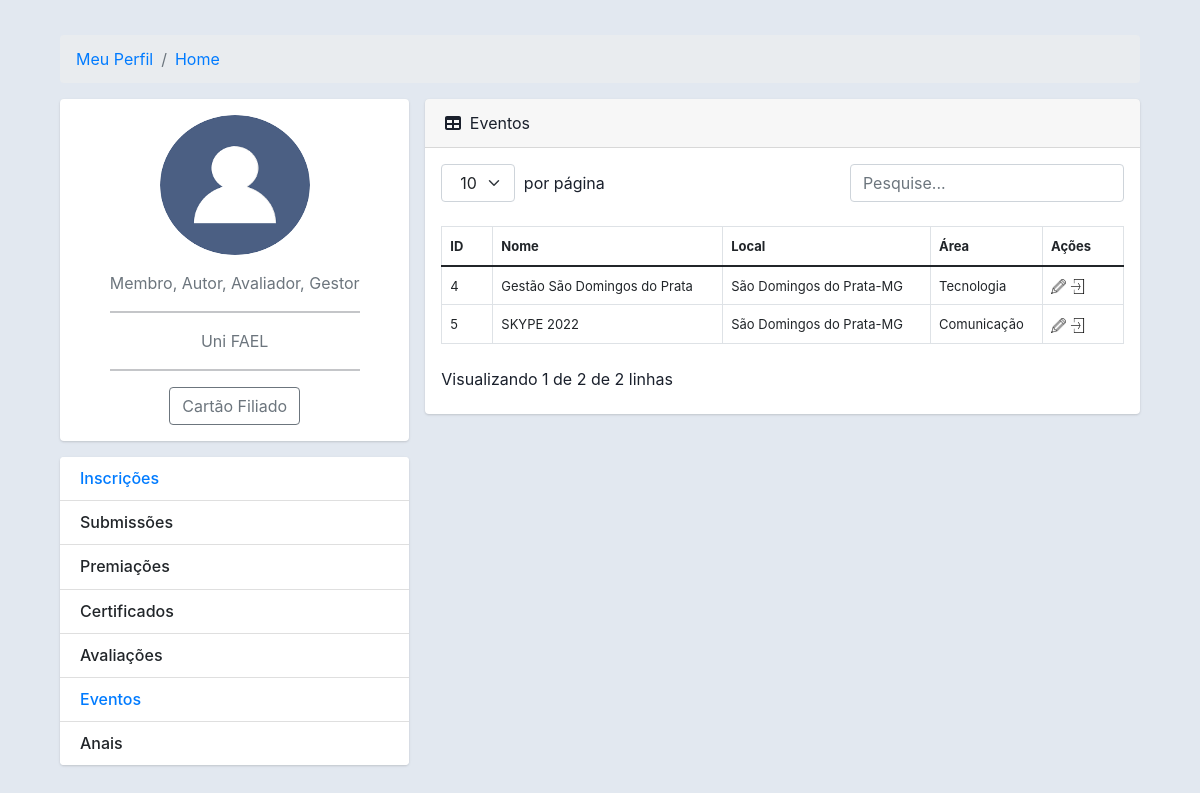
/gerenciarevento/ (signed in), run on an earlier commit of the app's database.
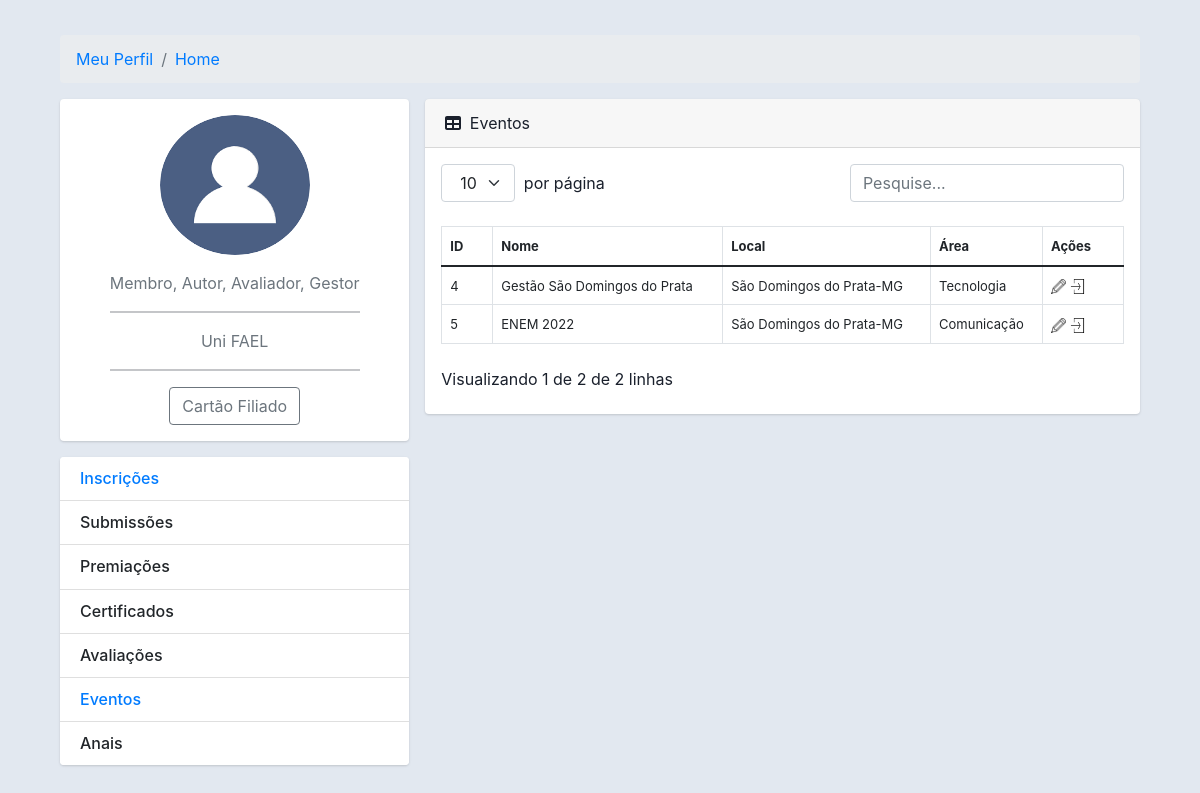
And on a later commit of the database.
### core/models.py (models this page shows)
class Evento(models.Model):
    nome = models.CharField(max_length=150)
    cidade = models.CharField(max_length=150)
    estado = models.CharField(max_length=5)
    data_evento = models.DateTimeField()
    modalidade = models.CharField(max_length=150)
    status = models.CharField(max_length=30)
    data_criacao = models.DateTimeField(auto_now=True)
    logo = models.FileField(upload_to='')
    def get_data_evento(self):
        return self.data_evento.strftime('%d/%m/%Y às %H:%M')

### core/views.py (the view)
# urls.py: path('gerenciarevento/', views.gerenciarevento),
def gerenciarevento(request):
    id = request.GET.get('id')
    meuid = User.objects.filter(username=request.user)
    for m in meuid:
        mid = m.id
    usuarios = Usuariocd.objects.filter(id_usuario=mid)
    eventos = Evento.objects.filter(status='andamento')
    total_eventos = Evento.objects.all().aggregate(sum_total=Count('id'))
    total_eventos_andamento = Evento.objects.filter(status='andamento').aggregate(sum_total=Count('id'))
    total_eventos_finalizado = Evento.objects.filter(status='finalizado').aggregate(sum_total=Count('id'))
    dados = {'usuarios': usuarios,
             'id': id,
             'eventos': eventos,
             'total_eventos': total_eventos,
             'total_eventos_andamento': total_eventos_andamento,
             'total_eventos_finalizado': total_eventos_finalizado,
             }
    return render(request,'gerenciarevento.html', dados)

### templates/gerenciarevento.html (shortened to what this page needs)
{% load static %}
<!DOCTYPE html>
<html lang="pt-br">
<head>
    <link href={% static "css/styles.css" %} rel="stylesheet" />
    <link href="https://cdn.jsdelivr.net/npm/simple-datatables@latest/dist/style.css" rel="stylesheet" />
    <link href={% static "css/styles.css" %} rel="stylesheet" />
    {% include 'header.html' %}
</head>
<body>
{% include 'capa.html' %}
  <div class="col-md-8">
       <div class="card mb-4 ">
                    <div class="card-header">
                                <i class="fas fa-table me-1"></i>
                                Eventos
                            </div>
                            <div class="card-body ">
                                <table class="table " id="datatablesSimple">
                                    <thead>
                                        <tr>
                                             <th><font size="2px">ID</font></th>
                                            <th><font size="2px">Nome</font></th>
                                            <th><font size="2px">Local</font></th>
                                            <th><font size="2px">Área</font></th>
                                            <th><font size="2px">Ações</font></th>
                                        </tr>
                                    </thead>
                                    <tbody>
                                            {% for eventos in eventos %}
                                                                                 <tr>
                                             <td><font size="2px">{{eventos.id}}</font></td>
                                            <td><font size="2px">{{ eventos.nome }}  </font></td>
                                            <td><font size="2px">{{eventos.cidade}}-{{eventos.estado}} </font></td>
                                            <td><font size="2px">{{eventos.modalidade}}  </font></td>
                                            <td><font size="2px">
                                                <a href="/editarevento/?id={{eventos.id}}">
                                                    <img src={% static "assets/lapis.png" %}
                                                         width="15" height="15"></a>
                                                <a href="/addsessao/?id={{eventos.id}}">
                                                    <img src={% static "assets/addsessao.png" %}
                                                         width="15" height="15">
                                                </a>
                                            </font></td>
                                        </tr>
                                                {% endfor %}
                                    </tbody>
                                </table>
   </div>
                    </div>
       </div>
  </div>
</body>
</html>

What changed in the data, as far as the page shows it:
changed Evento "Comunicação": nome "SKYPE 2022" → "ENEM 2022"
